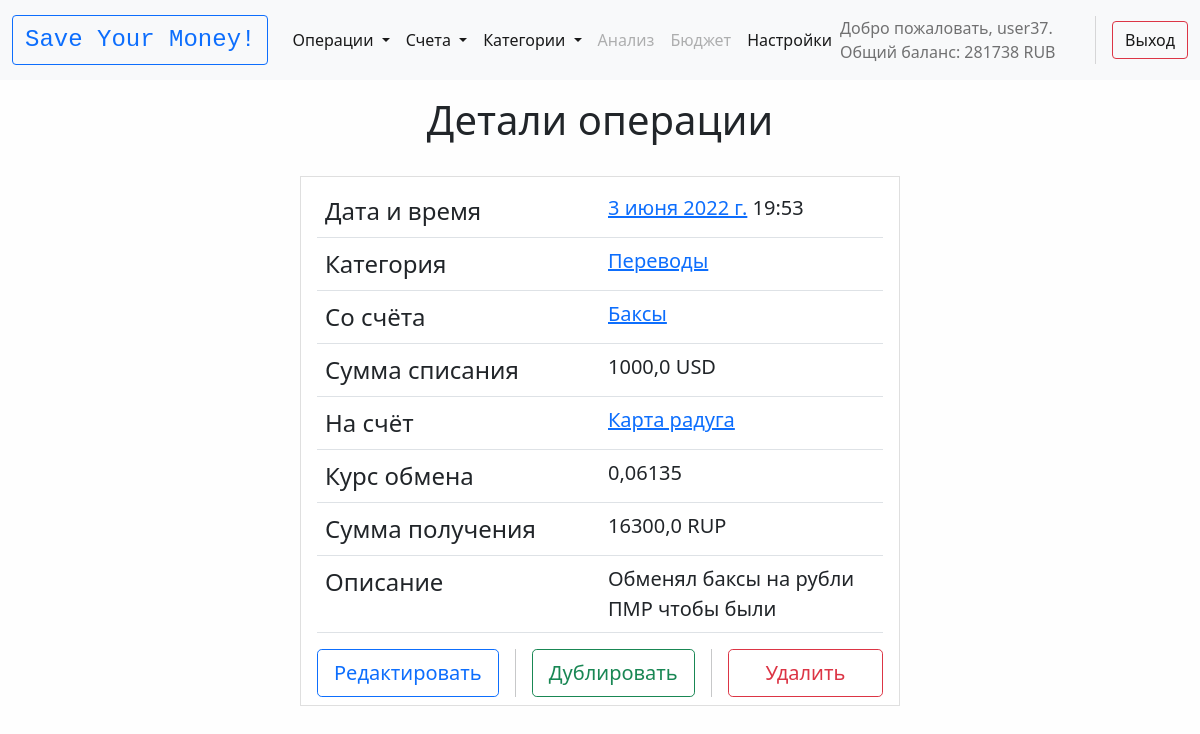
Screenshot of /operations/53 (signed in) with the database file from the repository.
### sym_app/models.py (models this page shows, shortened)
class Currency(models.Model):
    name = models.CharField(max_length=20, verbose_name='Валюта')
    exchange_to = models.CharField(max_length=20, verbose_name='Валюта для обмена')
    exchange_rate = models.FloatField(verbose_name='Курс (сколько стоит валюта name в валюте exchange_to)')
    exchange_rate_reverse = models.FloatField(verbose_name='Курс (сколько стоит валюта exchange_to в валюте name)')
    def __str__(self):
        return self.name
    class Meta:
        verbose_name = 'Валюта'
        verbose_name_plural = 'Валюты'
        ordering = ['pk']

class Operation(models.Model):
    user = models.ForeignKey(User, verbose_name='Пользователь', on_delete=models.CASCADE)
    updated_at = models.DateTimeField(verbose_name='Дата и время операции')
    from_wallet = models.ForeignKey('Wallet',
                                    verbose_name='Счёт списания',
                                    on_delete=models.PROTECT,
                                    related_name='from_wallet',
                                    db_column='from_wallet')
    category = models.ForeignKey('Category',
                                 verbose_name='Категория',
                                 on_delete=models.PROTECT,
                                 db_column='category')
    to_wallet = models.ForeignKey('Wallet',
                                  verbose_name='Счёт получения',
                                  on_delete=models.PROTECT,
                                  blank=True,
                                  default=None,
                                  related_name='to_wallet',
                                  null=True,
                                  db_column='to_wallet')
    currency1 = models.ForeignKey('Currency',
                                  verbose_name='Валюта',
                                  on_delete=models.PROTECT,
                                  related_name='currency1')
    amount1 = models.FloatField(verbose_name='Сумма списания')
    exchange_rate = models.FloatField(verbose_name='Курс', default=1, blank=True)
    currency2 = models.ForeignKey('Currency',
                                  verbose_name='Валюта платежа',
                                  on_delete=models.PROTECT,
                                  blank=True,
                                  default=None,
                                  related_name='currency2')
    amount2 = models.FloatField(verbose_name='Сумма платежа')
    description = models.CharField(max_length=150, verbose_name='Описание операции', blank=True)
    class Meta:
        verbose_name = 'Операция'
        verbose_name_plural = 'Операции'
        ordering = ['-updated_at']

class Category(models.Model):
    user = models.ForeignKey(User, on_delete=models.CASCADE, verbose_name='Пользователь', blank=True)
    name = models.CharField(max_length=150, verbose_name='Название категории')
    type_of = models.CharField(max_length=10, verbose_name='Тип категории')
    is_budget = models.BooleanField(verbose_name='Бюджет вкл./выкл. (в разработке...)', blank=True, default=False)
    budget_amount = models.FloatField(verbose_name='Размер бюджета', blank=True, default=0)
    is_archive = models.BooleanField(verbose_name='Архивная категория?', blank=True, default=False)
    def __str__(self):
        return self.name
    class Meta:
        verbose_name = 'Категория'
        verbose_name_plural = 'Категории'
        ordering = ['user', 'pk']

class Wallet(models.Model):
    user = models.ForeignKey(User, on_delete=models.CASCADE, verbose_name='Пользователь')
    name = models.CharField(max_length=150, verbose_name='Название счёта')
    balance = models.FloatField(default=0, verbose_name='Баланс')
    currency = models.ForeignKey('Currency', verbose_name='Валюта', on_delete=models.PROTECT)
    is_archive = models.BooleanField(verbose_name='Архивный (в разработке)', blank=True, default=False)
    def __str__(self):
        return f'{self.name} ({round(self.balance, 2)} {self.currency})'
    def get_absolute_url(self):
        return reverse('wallet_detail', kwargs={'pk': self.pk})
    class Meta:
        verbose_name = 'Счёт'
        verbose_name_plural = 'Счета'
        ordering = ['user', '-pk']

### sym_app/views.py (the view)
# urls.py: path('operations/<int:pk>', OperationDetail.as_view(), name='operation_detail'),
class OperationDetail(LoginRequiredMixin, DetailView):
    redirect_field_name = None  # Для миксина LoginRequiredMixin
    login_url = 'about'  # Для миксина LoginRequiredMixin
    model = Operation
    template_name = 'sym_app/operation_detail.html'
    context_object_name = 'operation'
    def get_context_data(self, *, object_list=None, **kwargs):
        context = super().get_context_data(**kwargs)
        context.update(universal_context(self.request))
        context['title'] = 'Детали операции'
        return context

### sym_app/utils/utils.py (called while the page is built)
def universal_context(request):
    wallets = Wallet.objects.filter(user=request.user).select_related('currency')
    optional_name = Profile.objects.get(user=request.user).name
    main_currency = Profile.objects.get(user=request.user).main_currency
    overall_balance = 0
    for item in list(wallets.values('balance', 'currency')):
        overall_balance += exchanger(item['currency'], main_currency.pk, item['balance'])
    context = {
        'optional_name': optional_name,
        'wallets': wallets,
        'main_currency': main_currency,
        'overall_balance': round(overall_balance),
    }
    return context

def load_exchange_rates_pks():
    with open('exchange_rates_pks.json', 'r') as file:
        exchange_rates_pks = file.read()
    return exchange_rates_pks

def exchanger(curr1_pk, curr2_pk, amount):
    if curr1_pk == curr2_pk:
        return amount
    rates = json.loads(load_exchange_rates_pks())
    curr1_pk = str(curr1_pk)
    curr2_pk = str(curr2_pk)
    result = amount / rates[curr1_pk][curr2_pk]
    return result

### sym_app/templates/sym_app/operation_detail.html (shortened to what this page needs)
{% extends 'base.html' %}
{% block content %}
<h1>{{ title }}</h1>
<br>
{% if operation.user == request.user %}
<div class="list-group-item list-group-item text-start fs-4" style="max-width:600px;">
    <table class="table" style="max-width:600px;">
        <tbody>
        <tr>
            <td style="width: 50%">Дата и время</td>
            <td style="width: 50%" class="fs-5">
                <a href="{% url 'operations' %}?date_from={{ operation.updated_at|date:'Y-m-d' }}&date_to={{ operation.updated_at|date:'Y-m-d' }}">{{ operation.updated_at|date }}</a> {{ operation.updated_at|time }}
            </td>
        </tr>
        <tr>
            <td style="width: 50%">Категория</td>
            <td style="width: 50%" class="fs-5"><a href="{% url 'operations' %}?category={{ operation.category.pk }}">{{ operation.category }}</a></td>
        </tr>
        <tr>
            <td style="width: 50%">Со счёта</td>
            <td style="width: 50%" class="fs-5"><a href="{% url 'operations' %}?wallet={{ operation.from_wallet.pk }}">{{ operation.from_wallet.name }}</a></td>
        </tr>
        <tr>
            <td style="width: 50%">Сумма {% if operation.category.type_of == 'earn' %}получения{% else %}списания{% endif %}</td>
            <td style="width: 50%" class="fs-5">{{ operation.amount1 }} {{ operation.currency1 }}</td>
        </tr>
        {% if operation.to_wallet %}
            <tr>
                <td style="width: 50%">На счёт</td>
                <td style="width: 50%" class="fs-5">
                    <a href="{% url 'operations' %}?wallet={{ operation.to_wallet.pk }}">
                        {{ operation.to_wallet.name }}
                    </a>
                </td>
            </tr>
        {% endif %}
        {% if operation.currency1 != operation.currency2 %}
            <tr>
                <td style="width: 50%">Курс обмена</td>
                <td style="width: 50%" class="fs-5">{{ operation.exchange_rate|floatformat:"-5" }}</td>
            </tr>
            <tr>
                <td style="width: 50%">Сумма {% if operation.category.type_of == 'transfer' %}получения{% else %}платежа{% endif %}</td>
                <td style="width: 50%" class="fs-5">{{ operation.amount2 }} {{ operation.currency2 }}</td>
            </tr>
        {% endif %}
        <tr>
            <td style="width: 50%">Описание</td>
            <td style="width: 50%" class="fs-5">
                {% if operation.description|length > 40 %}
                    <div class="fs-6">{{ operation.description }}</div>
                {% else %}
                    {{ operation.description }}
                {% endif %}
            </td>
        </tr>
        </tbody>
    </table>
    <div class="hstack gap-3">
        <a href="{% url 'operation_edit' operation.pk %}" class="col btn btn-outline-primary btn-lg">Редактировать</a>
        <a href="{% url 'operation_duplicate' operation.pk %}" class="col btn btn-outline-success btn-lg">Дублировать</a>
        <button class="col btn btn-outline-danger btn-lg" onclick="delete_item()">Удалить</button>
    </div>
</div>
{% else %}
    <div class="alert alert-danger" role="alert" style="width: 400px;">
        У вас нет прав на просмотр этой страницы!
    </div>
{% endif %}
{% endblock %}

### templates/inc/_nav.html (shortened to what this page needs)
<nav class="navbar navbar-expand-lg navbar-light bg-light">
    <div class="container-fluid">
        <a class="navbar-brand" href="{% url 'home' %}">
            <div class="btn btn-outline-primary">
                <div class="font-monospace fs-4">
                    Save Your Money!
                </div>
            </div>
        </a>
        <div class="collapse navbar-collapse" id="navbarSupportedContent">
            <ul class="navbar-nav me-auto mb-2 mb-lg-0">
                <li class="nav-item dropdown">
                    <a class="nav-link active dropdown-toggle" href="#" id="navbarDropdown" role="button" data-bs-toggle="dropdown" aria-expanded="false">
                        Операции
                    </a>
                </li>
                <li class="nav-item dropdown">
                    <a class="nav-link active dropdown-toggle" href="#" id="navbarDropdown" role="button" data-bs-toggle="dropdown" aria-expanded="false">
                        Счета
                    </a>
                </li>
                <li class="nav-item dropdown">
                    <a class="nav-link active dropdown-toggle" href="#" id="navbarDropdown" role="button" data-bs-toggle="dropdown" aria-expanded="false">
                        Категории
                    </a>
                </li>
                <li class="nav-item"><a class="nav-link disabled" aria-current="page" href="#">Анализ</a></li>
                <li class="nav-item"><a class="nav-link disabled" aria-current="page" href="#">Бюджет</a></li>
                <li class="nav-item"><a class="nav-link active" aria-current="page" href="{% url 'settings' %}">Настройки</a></li>
            </ul>
            <span class="navbar-text">
            {% if request.user.is_authenticated %}
                <div class="hstack gap-3">
                    {% if optional_name %}
                        <div class="fs-6">Добро пожаловать, {{ optional_name }}. Общий баланс: {{ overall_balance }} {{ main_currency.name }}</div>
                    {% else %}
                        <div class="fs-6">Добро пожаловать, {{ user.username }}. Общий баланс: {{ overall_balance }} {{ main_currency.name }}</div>
                    {% endif %}
                    <a href="{% url 'logout' %}" class="btn btn-outline-danger">Выход</a>
                </div>
            {% else %}
                <div class="hstack gap-3">
                    <a href="{% url 'register' %}" class="btn btn-outline-success">Регистрация</a>
                    <div class="vr"></div>
                    <a href="{% url 'login' %}" class="btn btn-outline-secondary">Вход</a>
                </div>
            {% endif %}
            </span>
        </div>
    </div>
</nav>

### templates/base.html (style rules this page uses)
body { background-color: #fefefe; }

### rows the page displays
Currency: name "RUB"
Operation: updated_at "3 июня 2022 г.", updated_at "19:53", category "Переводы", from_wallet.name "Баксы", amount1 "1000,0", currency1 "USD", to_wallet.name "Карта радуга", exchange_rate "0,06135", amount2 "16300,0", currency2 "RUP", description "Обменял баксы на рубли ПМР чтобы были"

### other values shown
{{ user.username }} "user37"
{{ overall_balance }} "281738"
{{ title }} "Детали операции"
